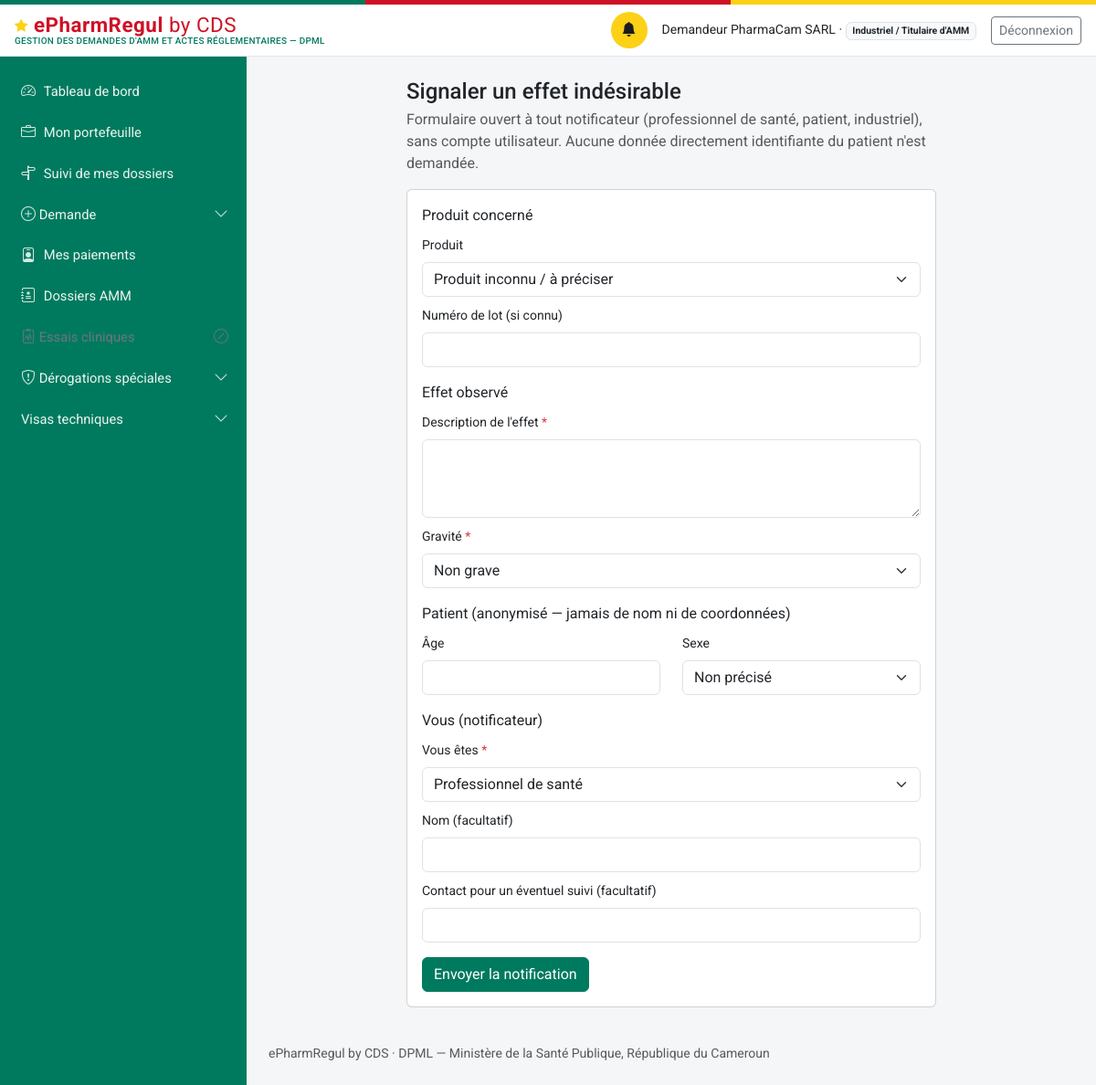
/vigilance/notifier (signed in), run on the app's committed database.
### models.py (models this page shows, shortened)
class Personne(db.Model):
    id = db.Column(db.Integer, primary_key=True)
    nom_complet = db.Column(db.String(200), nullable=False)
    email = db.Column(db.String(150), unique=True, nullable=False)  # identifiant de connexion
    password_hash = db.Column(db.String(255), nullable=False)
    role_systeme = db.Column(db.String(50), nullable=False)
    etablissement_rattachement_id = db.Column(db.Integer, db.ForeignKey("etablissement.id"), nullable=True)
    contact = db.Column(db.String(200))
    statut_compte = db.Column(db.String(20), nullable=False, default="actif")
    date_creation = db.Column(db.DateTime, default=datetime.utcnow)
    etablissement = db.relationship("Etablissement", foreign_keys=[etablissement_rattachement_id])
    @property
    def role_label(self):
        from permissions import ROLES
        return ROLES.get(self.role_systeme, self.role_systeme)
    @property
    def niveau(self):
        from permissions import niveau
        return niveau(self)
    @property
    def est_externe(self):
        from permissions import est_externe
        return est_externe(self.role_systeme)

### routes_vl.py (the view, shortened to what this page needs)
@vl_bp.route("/notifier", methods=["GET", "POST"])
def notifier():
    produits = Produit.query.order_by(Produit.nom_commercial).all()
    return render_template("vigilance/notifier.html", produits=produits)

### auth.py (called while the page is built)
def current_user():
    uid = session.get("user_id")
    if not uid:
        return None
    return db.session.get(Personne, uid)

### matrice_acces.py (called while the page is built, shortened)
def profil(utilisateur):
    if utilisateur is None:
        return None
    return PROFILS_DEMANDEUR.get(utilisateur.role_systeme)

def acte_concerne(utilisateur, code_acte):
    fiche = profil(utilisateur)
    if fiche is None:
        return True
    return code_acte in fiche["actes"]

def motif_indisponible(utilisateur):
    fiche = profil(utilisateur)
    return MOTIF_HORS_PROFIL.format(
        profil=fiche["libelle"] if fiche else "—")

def _admis(entree, utilisateur, drapeaux):
    if utilisateur is None:
        return False
    role = utilisateur.role_systeme
    externe = est_externe(role)
    if externe:
        profils = entree.get("profils", ())
        if not profils:
            return False
        if "*" not in profils and "*externe*" not in profils \
                and role not in profils:
            return False
    condition = entree.get("condition")
    if condition and externe and not drapeaux.get(condition):
        return False
    return True

def _enfants_taxonomie(utilisateur, chemin=""):
    import taxonomie_demandes as tax
    enfants = []
    for famille in tax.enfants_avec_liens([]):
        ok = acte_concerne(utilisateur, famille["code"])
        enfants.append({
            "code": famille["code"], "libelle": famille["libelle"],
            "icone": famille["icone"], "href": famille["href"],
            "accessible": ok,
            "motif": None if ok else motif_indisponible(utilisateur),
            "actif": bool(chemin) and (chemin == famille["href"]
                                       or chemin.startswith(
                                           famille["href"].rstrip("/") + "/")),
        })
    return enfants

### models.py (called while the page is built)
    @property
    def libelle(self):
        base = self.nom_commercial or self.denomination_commune_internationale or f"Produit #{self.id}"
        if self.dosage:
            return f"{base} ({self.dosage})"
        return base

### paiements.py (called while the page is built)
def _representant_etablissement(etablissement_id):
    return (Personne.query
            .filter(Personne.etablissement_rattachement_id == etablissement_id,
                    Personne.role_systeme.in_(_PROFILS_REPRESENTANTS),
                    Personne.statut_compte == "actif")
            .first())

### permissions.py (called while the page is built)
def est_externe(role):
    return role in ROLES_EXTERNES

def a_niveau(user, minimum):
    return niveau(user) >= minimum

### templates/vigilance/notifier.html (shortened to what this page needs)
{% extends "base.html" %}
{% block content %}
<div class="row justify-content-center">
  <div class="col-lg-8">
    <h4 class="mb-1">Signaler un effet indésirable</h4>
    <p class="text-muted">Formulaire ouvert à tout notificateur (professionnel de santé, patient, industriel),
      sans compte utilisateur. Aucune donnée directement identifiante du patient n'est demandée.</p>
    <div class="card">
      <div class="card-body">
        <form method="post" novalidate>
          <fieldset class="mb-3">
            <legend class="fs-6">Produit concerné</legend>
            <label for="produit_id" class="form-label small">Produit</label>
            <select class="form-select mb-2" id="produit_id" name="produit_id">
              <option value="">Produit inconnu / à préciser</option>
            </select>
            <label for="numero_lot" class="form-label small">Numéro de lot (si connu)</label>
            <input type="text" class="form-control" id="numero_lot" name="numero_lot">
          </fieldset>
          <fieldset class="mb-3">
            <legend class="fs-6">Effet observé</legend>
            <label for="description_effet" class="form-label small">Description de l'effet <span class="text-danger">*</span></label>
            <textarea class="form-control mb-2" id="description_effet" name="description_effet" rows="3" required></textarea>
            <label for="gravite" class="form-label small">Gravité <span class="text-danger">*</span></label>
            <select class="form-select" id="gravite" name="gravite" required>
              <option value="non_grave">Non grave</option>
            </select>
          </fieldset>
          <fieldset class="mb-3">
            <legend class="fs-6">Patient (anonymisé — jamais de nom ni de coordonnées)</legend>
            <div class="row">
              <div class="col-md-6">
                <label for="patient_age" class="form-label small">Âge</label>
                <input type="number" min="0" max="130" class="form-control" id="patient_age" name="patient_age">
              </div>
              <div class="col-md-6">
                <label for="patient_sexe" class="form-label small">Sexe</label>
                <select class="form-select" id="patient_sexe" name="patient_sexe">
                  <option value="">Non précisé</option>
                </select>
              </div>
            </div>
          </fieldset>
          <fieldset class="mb-3">
            <legend class="fs-6">Vous (notificateur)</legend>
            <label for="source" class="form-label small">Vous êtes <span class="text-danger">*</span></label>
            <select class="form-select mb-2" id="source" name="source" required>
              <option value="professionnel_sante">Professionnel de santé</option>
            </select>
            <label for="notificateur_nom" class="form-label small">Nom (facultatif)</label>
            <input type="text" class="form-control mb-2" id="notificateur_nom" name="notificateur_nom">
            <label for="notificateur_contact" class="form-label small">Contact pour un éventuel suivi (facultatif)</label>
            <input type="text" class="form-control" id="notificateur_contact" name="notificateur_contact">
          </fieldset>
          <button type="submit" class="btn btn-primary">Envoyer la notification</button>
        </form>
      </div>
    </div>
  </div>
</div>
{% endblock %}

### templates/base.html (shortened to what this page needs)
<!doctype html>
<html lang="fr">
<head>
<link href="https://cdn.jsdelivr.net/npm/bootstrap@5.3.3/dist/css/bootstrap.min.css" rel="stylesheet">
<link href="https://cdn.jsdelivr.net/npm/bootstrap-icons@1.11.3/font/bootstrap-icons.css" rel="stylesheet">
<link href="{{ url_for('static', filename='css/style.css') }}" rel="stylesheet">
</head>
<body>
<div class="sireph-flagbar" aria-hidden="true"><span></span><span></span><span></span></div>
<header class="sireph-topbar">
  <div class="container-fluid px-3 py-2 d-flex align-items-center justify-content-between">
    <div class="d-flex align-items-center gap-2">
      <a class="sireph-brand" href="{{ current_user and url_for('dashboard') or url_for('login') }}">
        <i class="bi bi-star-fill"></i> ePharmRegul <span class="fw-normal">by CDS</span>
        <small>Gestion des demandes d'AMM et actes réglementaires — DPML</small>
      </a>
    </div>
    {% if current_user %}
    <div class="d-flex align-items-center gap-3">
      <a href="{{ url_for('notifications_liste') }}" class="sireph-icon-btn" title="Notifications" aria-label="Notifications">
        <i class="bi bi-bell-fill"></i>
      </a>
      <span class="small d-none d-md-inline">{{ current_user.nom_complet }} ·
        <span class="badge bg-light text-dark border">{{ current_user.role_label }}</span></span>
      <a href="{{ url_for('logout') }}" class="btn btn-sm btn-outline-secondary">Déconnexion</a>
    </div>
    {% endif %}
  </div>
</header>
<div class="sireph-layout">
  {% if current_user %}
  <nav id="sireph-sidebar" class="offcanvas-lg offcanvas-start sireph-sidebar" tabindex="-1"
       aria-label="Navigation principale">
    <div class="offcanvas-body d-flex flex-column p-0">
      <ul class="nav nav-pills flex-column">
        {% for e in menu %}
        {% if e.enfants %}
        <li class="nav-item">
          <a class="nav-link d-flex align-items-center justify-content-between
                    {{ 'active' if e.actif }} {{ 'disabled text-secondary' if not e.accessible }}"
             {% if e.accessible %}
             data-bs-toggle="collapse" href="#groupe-{{ e.code }}" role="button"
             aria-expanded="{{ 'true' if e.ouvert else 'false' }}"
             aria-controls="groupe-{{ e.code }}"
             {% else %}
             href="#" tabindex="-1" aria-disabled="true"
             title="{{ e.motif }}" data-bs-toggle="tooltip"
             onclick="return false;"
             {% endif %}>
            <span><i class="bi {{ e.icone }}"></i> {{ e.libelle }}</span>
            {% if e.accessible %}
            <i class="bi bi-chevron-down small sireph-chevron"></i>
            {% else %}
            <i class="bi bi-slash-circle small" aria-hidden="true"></i>
            {% endif %}
          </a>
        </li>
        {% else %}
        <li class="nav-item">
          <a class="nav-link {{ 'active' if e.actif }}
                    {{ 'disabled text-secondary' if not e.accessible }}"
             {% if e.accessible %}href="{{ e.href }}"
             {% else %}href="#" tabindex="-1" aria-disabled="true"
             title="{{ e.motif }}" data-bs-toggle="tooltip"
             onclick="return false;"{% endif %}>
            <i class="bi {{ e.icone }}"></i> {{ e.libelle }}
          </a>
        </li>
        {% endif %}
        {% endfor %}
      </ul>
    </div>
  </nav>
  {% endif %}
  <main id="contenu-principal" class="sireph-content">
    {% block content %}{% endblock %}
    <footer class="text-muted small py-4 mt-3">
      ePharmRegul by CDS · DPML — Ministère de la Santé Publique, République du Cameroun
    </footer>
  </main>
</div>
</body>
</html>

### static/css/style.css (style rules this page uses)
:root { --cm-green: #007a5e; --cm-green-dark: #00553f; --cm-red: #ce1126; --cm-yellow: #fcd116; }
body { background-color: #f4f6f8; font-family: "Roboto", -apple-system, BlinkMacSystemFont, "Segoe UI", Arial, sans-serif; }
.sireph-flagbar { height: 5px; display: flex; }
.sireph-flagbar span { flex: 1 1 0; }
.sireph-flagbar span:nth-child(1) { background-color: var(--cm-green); }
.sireph-flagbar span:nth-child(2) { background-color: var(--cm-red); }
.sireph-flagbar span:nth-child(3) { background-color: var(--cm-yellow); }
.sireph-topbar { background-color: #ffffff; border-bottom: 1px solid #e2e6ea; }
.sireph-brand { font-weight: 700; font-size: 1.4rem; color: var(--cm-red); letter-spacing: 0.5px; text-decoration: none; line-height: 1.1; }
.sireph-brand .bi-star-fill { color: var(--cm-yellow); font-size: 0.9rem; vertical-align: 2px; }
.sireph-brand small { display: block; font-size: 0.62rem; font-weight: 500; color: var(--cm-green); letter-spacing: 0.3px; text-transform: uppercase; }
.sireph-icon-btn { width: 40px; height: 40px; border-radius: 50%; display: inline-flex; align-items: center; justify-content: center; color: #1c1c1c; background-color: var(--cm-yellow); border: none; text-decoration: none; }
.sireph-layout { display: flex; align-items: stretch; min-height: calc(100vh - 63px); }
.sireph-sidebar { background-color: var(--cm-green) !important; width: 270px; flex-shrink: 0; padding: 1rem 0; }
.sireph-sidebar .nav-link { color: rgba(255, 255, 255, 0.92); padding: 0.65rem 1.25rem; border-left: 3px solid transparent; border-radius: 0; font-size: 0.92rem; display: flex; align-items: center; gap: 0.55rem; }
.sireph-sidebar .nav-link i { font-size: 1rem; opacity: 0.9; }
.sireph-content { flex: 1 1 auto; min-width: 0; padding: 1.5rem; }
.btn-primary { --bs-btn-bg: var(--cm-green); --bs-btn-border-color: var(--cm-green); --bs-btn-hover-bg: var(--cm-green-dark); --bs-btn-hover-border-color: var(--cm-green-dark); --bs-btn-active-bg: var(--cm-green-dark); }

### data on the page
Personne: nom_complet "Demandeur PharmaCam SARL", role_label "Industriel / Titulaire d'AMM"

### other printed values
{{ e.libelle }} "Tableau de bord" "Mon portefeuille" "Suivi de mes dossiers" "Mes paiements" "Dossiers AMM"
{{ e.libelle }} "Demande" "Essais cliniques" "Dérogations spéciales" "Visas techniques"
